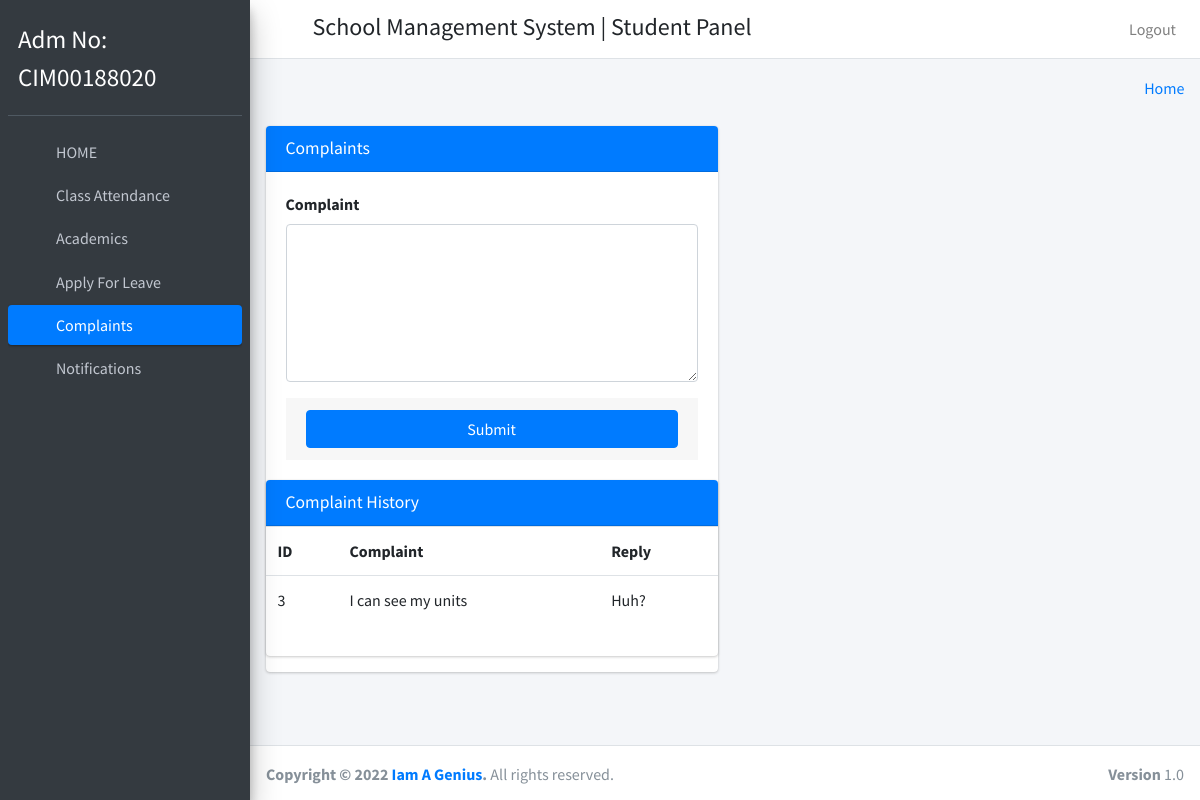
Screenshot of /student_feedback (signed in) with the database file from the repository.
### Student/models.py (models this page shows)
class CustomUser(AbstractUser):
    user_type_data=((1,"HOD"),(3,"staff"),(4,"student"),(2,"admin"))
    user_type= models.CharField(default=1, choices=user_type_data,max_length=10)

class feedbackstudent(models.Model):
    id = models.AutoField(primary_key=True)
    student_id=models.ForeignKey(students, on_delete=models.CASCADE)
    dept_id = models.ForeignKey(department, on_delete=models.CASCADE)
    status = models.BooleanField(default=0)
    feedback = models.TextField()
    feedback_reply = models.TextField()
    created_at = models.DateTimeField(auto_now_add=True)
    updated_at = models.DateTimeField(auto_now_add=True)
    objects=models.Manager()

### Student/student_views.py (the view)
# urls.py: path('student_feedback', student_views.student_feedback, name="student_feedback"),
def student_feedback(request):
    student_obj = students.objects.get(admin=request.user.id)
    notification = notificationstudent.objects.filter(student_id=student_obj.id, read=False).order_by("-id")
    notifications = notificationstudent.objects.filter(student_id=student_obj.id, read=False).count()
    feedback_data = feedbackstudent.objects.filter(student_id=student_obj)
    return render(request,"student_template/student_feedback.html",{"feedback_data":feedback_data,
                                                                    "notification":notification,
                                                                    "notifications":notifications,
                                                                    "student_obj":student_obj
                                                                    })

### templates/student_template/student_feedback.html (shortened to what this page needs)
{% extends 'student_template/base_template.html' %}
{% load static %}
{% block main_content %}
<section class="content">
      <div class="container-fluid">
        <div class="row">
          <div class="col-md-6">
            <div class="card card-primary">
              <div class="card-header">
                <h3 class="card-title">Complaints</h3>
              </div>
              <form action="{% url 'student_feedback_save' %}" method="POST">
                <div class="card-body">
                  <div class="form-group">
                    <label>Complaint</label>
                    <textarea class="form-control" name="feedback_msg" rows="6" placeholder=""></textarea>
                  </div>
                <div class="card-footer">
                  <button type="submit" class="btn btn-primary btn-block " id="fetch_student">Submit</button>
                </div>
             </form>
            </div>
            <div class="card card-primary">
              <div class="card-header">
                <h3 class="card-title"> Complaint History </h3>
              </div>
            <div class="table">
              <table class="table">
                  <tr>
                      <th>ID</th>
                      <th>Complaint</th>
                      <th>Reply</th>
                  </tr>
                  {% for row in feedback_data %}
                  <tr>
                      <td>{{ row.id }}</td>
                      <td>{{ row.feedback }}</td>
                      <td>
                          {% if row.feedback_reply == "" %}
                            <span class="alert alert-info">Pending...</span>
                          {% else %}
                              {{ row.feedback_reply }}
                          {% endif %}
                      </td>
                  </tr>
                  {% endfor %}
              </table>
            </div>
           </div>
        </div>
        </div>
 </section>
{% endblock main_content %}

### templates/student_template/sidebar.html (shortened to what this page needs)
{% load static %}
<aside class="main-sidebar sidebar-dark-primary elevation-4">
    <div class="sidebar">
      <div class="user-panel mt-3 pb-3 mb-3 d-flex username">
        <div class="info">
            Adm No:<br/>{{ user.username }}
        </div>
      </div>
      <nav class="mt-2">
        <ul class="nav nav-pills nav-sidebar flex-column" data-widget="treeview" role="menu" data-accordion="false">
          <li class="nav-item">
            {% url 'student_home' as student_home %}
            {% url 'student_profile' as student_profile %}
            <a href="{{ student_home }}" class="nav-link {% if request.path == student_profile %} active {% endif %} {% if request.path == student_home %} active {% endif %} ">
              <i class="nav-icon fas fa-home"></i>
              <p>
                HOME
              </p>
            </a>
          </li>
          <li class="nav-item">
            {% url 'student_view_attendance' as student_view_attendance %}
            {% url 'student_view_attendance_save' as student_view_attendance_save %}
            <a href="{{ student_view_attendance }}" class="nav-link {% if request.path == student_view_attendance_save %} active {% endif %} {% if request.path == student_view_attendance %} active {% endif %} ">
              <i class="nav-icon fas fa-user"></i>
              <p>
                Class Attendance
              </p>
            </a>
          </li>
          {% url 'unit_registration' as unit_registration %}
          {% url 'student_view_result' as student_view_result %}
          {% url 'resit' as resit %}
          {% url 'Units' as Units %}
          <li class="nav-item has-treeview  ">
            <a href="#" class="nav-link {% if request.path == unit_registration %} active {% endif %}
            {% if request.path == Units %} active {% endif %}">
              <i class="nav-icon fas fa-tachometer-alt"></i>
              <p>
                Academics
                <i class="right fas fa-angle-left"></i>
              </p>
            </a>
          </li>
          <li class="nav-item">
            {% url 'student_apply_leave' as student_apply_leave %}
            <a href="{{ student_apply_leave }}" class="nav-link {% if request.path == student_apply_leave %} active {% endif %} ">
              <i class="nav-icon fas fa-user-times"></i>
              <p>
                Apply For Leave
              </p>
            </a>
          </li>
          <li class="nav-item">
            {% url 'student_feedback' as student_feedback %}
            <a href="{{ student_feedback }}" class="nav-link {% if request.path == student_feedback %} active {% endif %} ">
              <i class="nav-icon fas fa-envelope"></i>
              <p>
                Complaints
              </p>
            </a>
          </li>
          <li class="nav-item">
            {% url 'student_all_notification' as student_all_notification %}
            <a href="{{ student_all_notification }}" class="nav-link {% if request.path == student_all_notification %} active {% endif %} ">
              <i class="nav-icon fas fa-share-square"></i>
              <p>
                Notifications
              </p>
            </a>
          </li>
        </ul>
      </nav>
    </div>
  </aside>

### templates/student_template/sidebar.html (style rules this page uses)
.user-panel.mt-3.pb-3.mb-3.d-flex.username { color:#fff; height:100px; font-size:25px; width:auto; }

### rows the page displays
CustomUser: username "CIM00188020"
feedbackstudent: id "3", feedback "I can see my units", feedback_reply "Huh?"
